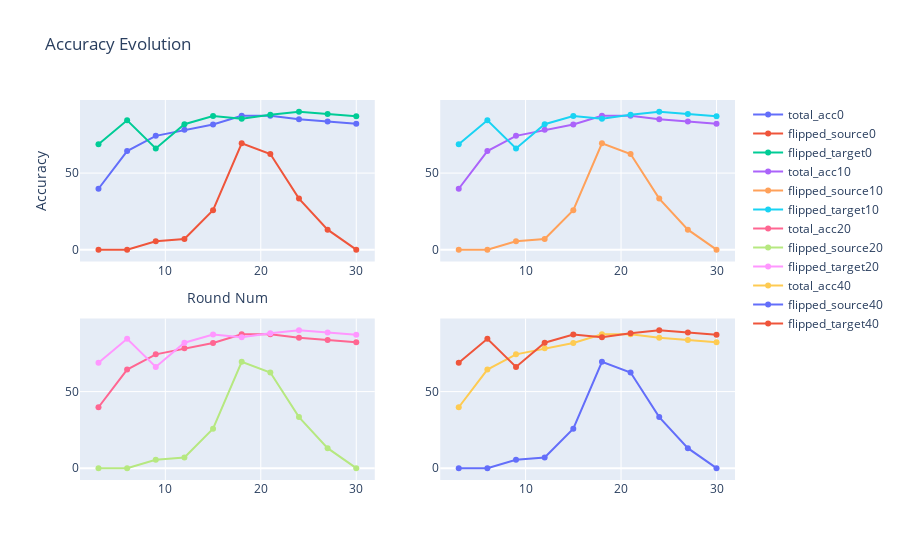

The cell this chart's notebook holds for it:
### Markdown cell above
### Separate sub plots

### Code cell
fig = make_subplots(rows=2, cols=2)

# Top left
fig.add_trace(go.Scatter(x=data_df['round_num'], y=data_df['total_acc'],
                    mode='lines+markers',
                    name='total_acc0'), row=1, col=1)

fig.add_trace(go.Scatter(x=data_df['round_num'], y=data_df['class_2_acc'],
                    mode='lines+markers',
                    name='flipped_source0'), row=1, col=1)

fig.add_trace(go.Scatter(x=data_df['round_num'], y=data_df['class_9_acc'],
                    mode='lines+markers',
                    name='flipped_target0'), row=1, col=1)

# Top right
fig.add_trace(go.Scatter(x=data_df['round_num'], y=data_df['total_acc'],
                    mode='lines+markers',
                    name='total_acc10'), row=1, col=2)

fig.add_trace(go.Scatter(x=data_df['round_num'], y=data_df['class_2_acc'],
                    mode='lines+markers',
                    name='flipped_source10'), row=1, col=2)

fig.add_trace(go.Scatter(x=data_df['round_num'], y=data_df['class_9_acc'],
                    mode='lines+markers',
                    name='flipped_target10'), row=1, col=2)

# Bottom left
fig.add_trace(go.Scatter(x=data_df['round_num'], y=data_df['total_acc'],
                    mode='lines+markers',
                    name='total_acc20'), row=2, col=1)

fig.add_trace(go.Scatter(x=data_df['round_num'], y=data_df['class_2_acc'],
                    mode='lines+markers',
                    name='flipped_source20'), row=2, col=1)

fig.add_trace(go.Scatter(x=data_df['round_num'], y=data_df['class_9_acc'],
                    mode='lines+markers',
                    name='flipped_target20'), row=2, col=1)

# Bottom right
fig.add_trace(go.Scatter(x=data_df['round_num'], y=data_df['total_acc'],
                    mode='lines+markers',
                    name='total_acc40'), row=2, col=2)

fig.add_trace(go.Scatter(x=data_df['round_num'], y=data_df['class_2_acc'],
                    mode='lines+markers',
                    name='flipped_source40'), row=2, col=2)

fig.add_trace(go.Scatter(x=data_df['round_num'], y=data_df['class_9_acc'],
                    mode='lines+markers',
                    name='flipped_target40'), row=2, col=2)

fig.update_layout(title='Accuracy Evolution',
                   xaxis_title='Round Num',
                   yaxis_title='Accuracy')
fig.show()

### Figure 1 — Plotly figure (JSON) as saved in the notebook; plotly's stock layout.template omitted (floating-point values rounded to 4 significant figures)
{"data": [{"mode": "lines+markers", "name": "total_acc0", "type": "scatter", "x": [3, 6, 9, 12, 15, 18, 21, 24, 27, 30], "xaxis": "x", "y": [39.78, 64.34, 74.3, 78.23, 81.74, 87.44, 87.5, 85.13, 83.61, 82.28], "yaxis": "y"}, {"mode": "lines+markers", "name": "flipped_source0", "type": "scatter", "x": [3, 6, 9, 12, 15, 18, 21, 24, 27, 30], "xaxis": "x", "y": [0, 0, 5.426, 6.977, 25.78, 69.48, 62.4, 33.33, 13.08, 0], "yaxis": "y"}, {"mode": "lines+markers", "name": "flipped_target0", "type": "scatter", "x": [3, 6, 9, 12, 15, 18, 21, 24, 27, 30], "xaxis": "x", "y": [68.78, 84.44, 66.11, 81.86, 87.22, 85.53, 88.11, 89.99, 88.5, 87.12], "yaxis": "y"}, {"mode": "lines+markers", "name": "total_acc10", "type": "scatter", "x": [3, 6, 9, 12, 15, 18, 21, 24, 27, 30], "xaxis": "x2", "y": [39.78, 64.34, 74.3, 78.23, 81.74, 87.44, 87.5, 85.13, 83.61, 82.28], "yaxis": "y2"}, {"mode": "lines+markers", "name": "flipped_source10", "type": "scatter", "x": [3, 6, 9, 12, 15, 18, 21, 24, 27, 30], "xaxis": "x2", "y": [0, 0, 5.426, 6.977, 25.78, 69.48, 62.4, 33.33, 13.08, 0], "yaxis": "y2"}, {"mode": "lines+markers", "name": "flipped_target10", "type": "scatter", "x": [3, 6, 9, 12, 15, 18, 21, 24, 27, 30], "xaxis": "x2", "y": [68.78, 84.44, 66.11, 81.86, 87.22, 85.53, 88.11, 89.99, 88.5, 87.12], "yaxis": "y2"}, {"mode": "lines+markers", "name": "total_acc20", "type": "scatter", "x": [3, 6, 9, 12, 15, 18, 21, 24, 27, 30], "xaxis": "x3", "y": [39.78, 64.34, 74.3, 78.23, 81.74, 87.44, 87.5, 85.13, 83.61, 82.28], "yaxis": "y3"}, {"mode": "lines+markers", "name": "flipped_source20", "type": "scatter", "x": [3, 6, 9, 12, 15, 18, 21, 24, 27, 30], "xaxis": "x3", "y": [0, 0, 5.426, 6.977, 25.78, 69.48, 62.4, 33.33, 13.08, 0], "yaxis": "y3"}, {"mode": "lines+markers", "name": "flipped_target20", "type": "scatter", "x": [3, 6, 9, 12, 15, 18, 21, 24, 27, 30], "xaxis": "x3", "y": [68.78, 84.44, 66.11, 81.86, 87.22, 85.53, 88.11, 89.99, 88.5, 87.12], "yaxis": "y3"}, {"mode": "lines+markers", "name": "total_acc40", "type": "scatter", "x": [3, 6, 9, 12, 15, 18, 21, 24, 27, 30], "xaxis": "x4", "y": [39.78, 64.34, 74.3, 78.23, 81.74, 87.44, 87.5, 85.13, 83.61, 82.28], "yaxis": "y4"}, {"mode": "lines+markers", "name": "flipped_source40", "type": "scatter", "x": [3, 6, 9, 12, 15, 18, 21, 24, 27, 30], "xaxis": "x4", "y": [0, 0, 5.426, 6.977, 25.78, 69.48, 62.4, 33.33, 13.08, 0], "yaxis": "y4"}, {"mode": "lines+markers", "name": "flipped_target40", "type": "scatter", "x": [3, 6, 9, 12, 15, 18, 21, 24, 27, 30], "xaxis": "x4", "y": [68.78, 84.44, 66.11, 81.86, 87.22, 85.53, 88.11, 89.99, 88.5, 87.12], "yaxis": "y4"}], "layout": {"title": {"text": "Accuracy Evolution"}, "xaxis": {"anchor": "y", "domain": [0, 0.45], "title": {"text": "Round Num"}}, "xaxis2": {"anchor": "y2", "domain": [0.55, 1]}, "xaxis3": {"anchor": "y3", "domain": [0, 0.45]}, "xaxis4": {"anchor": "y4", "domain": [0.55, 1]}, "yaxis": {"anchor": "x", "domain": [0.575, 1], "title": {"text": "Accuracy"}}, "yaxis2": {"anchor": "x2", "domain": [0.575, 1]}, "yaxis3": {"anchor": "x3", "domain": [0, 0.425]}, "yaxis4": {"anchor": "x4", "domain": [0, 0.425]}}}
